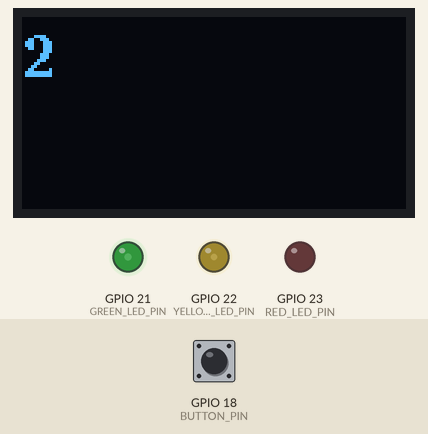
Simulated run of this sketch. Board: ESP32. On the bench: 128×64 one-colour display, output pins drawn as LEDs (lit = HIGH). Inputs (shaded band) come from the test bench; at power-on: GPIO 18 (BUTTON_PIN) HIGH. Random numbers use the default seed unless the sketch sets one.

Above: at 1.2 s.
1.3 s: GPIO 18 (BUTTON_PIN) pulled LOW for 3.2 s
At 4.5 s:
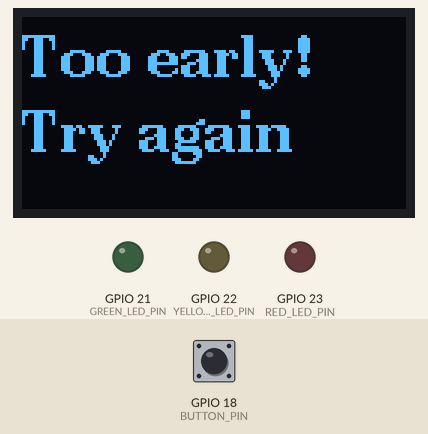
At 10.0 s:
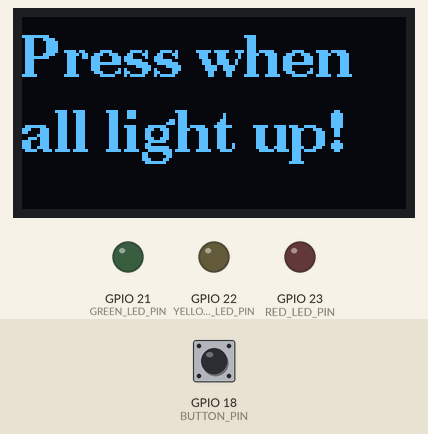
Timing chart, 0 to 15.4 s (numbered marks = the images above; inputs shaded):
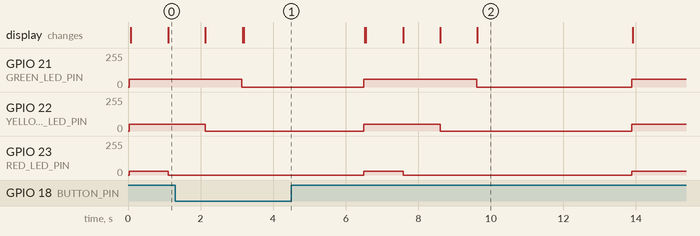

The sketch:

code.ino
```cpp
// for the i2c display that uses SH1106 drivers
#include <U8g2lib.h>
#include <Wire.h>

// the GPIO pin numbers
const int GREEN_LED_PIN = 21;
const int YELLOW_LED_PIN = 22;
const int RED_LED_PIN = 23;
const int BUTTON_PIN = 18;

// display init
U8G2_SH1106_128X64_NONAME_F_HW_I2C u8g2(U8G2_R0, U8X8_PIN_NONE);

// to turn off all leds
void allOff() {
  ledcWrite(GREEN_LED_PIN, 0);
  ledcWrite(YELLOW_LED_PIN, 0);
  ledcWrite(RED_LED_PIN, 0);
}

// to turn on all leds
void allOn() {
  ledcWrite(GREEN_LED_PIN, 60);
  ledcWrite(YELLOW_LED_PIN, 50);
  ledcWrite(RED_LED_PIN, 30);
}

// boolean to check if button is pressed or not
bool buttonPressed() {
  return digitalRead(BUTTON_PIN) == LOW;
}

// a debouncer so button spamming and long preses are not registered
void waitForButtonRelease() {
  while (buttonPressed()) {
    delay(10);
  }
}

// this shows the text on the screen in 2 line format can be modified for more lines or other modification like font, size, etc...
void showText(const char* line1, const char* line2 = nullptr) {
  u8g2.clearBuffer();
  u8g2.setFont(u8g2_font_ncenB14_tr);
  u8g2.drawStr(0, 20, line1);
  if (line2) {
    u8g2.drawStr(0, 45, line2);
  }
  u8g2.sendBuffer();
}

// this prints the reaction time of the user on the screen
void showReactionTime(unsigned long ms) {
  char buf[20];
  snprintf(buf, sizeof(buf), "%lu ms", ms);
  u8g2.clearBuffer();
  u8g2.setFont(u8g2_font_ncenB14_tr);
  u8g2.drawStr(0, 20, "Time:");
  u8g2.drawStr(0, 45, buf);
  u8g2.sendBuffer();
}

// this is run once at startup as init of the whole thing
void setup() {
  ledcAttach(GREEN_LED_PIN, 5000, 8);
  ledcAttach(YELLOW_LED_PIN, 5000, 8);
  ledcAttach(RED_LED_PIN, 5000, 8);

  pinMode(BUTTON_PIN, INPUT_PULLUP);

  Wire.begin(4, 5);
  u8g2.begin();

  Serial.begin(115200);

  allOn();
  showText("Press btn", "to start");
}

// this runs on infinite loop until we unplug
void loop() {
  // if (!buttonPressed()) return;

  // waitForButtonRelease();

  // this is the countdown part
  showText("3");
  allOn();
  delay(1000);

  showText("2");
  ledcWrite(RED_LED_PIN, 0);
  delay(1000);

  showText("1");
  ledcWrite(YELLOW_LED_PIN, 0);
  delay(1000);

  ledcWrite(GREEN_LED_PIN, 0);
  showText("Press when", "all light up!");

  // Random wait
  unsigned long waitTime = random(1000, 5000);
  unsigned long startWait = millis();

  // this is if the user presses it before all the leds light up
  while (millis() - startWait < waitTime) {
    if (buttonPressed()) {
      showText("Too early!", "Try again");
      allOff();
      waitForButtonRelease();
      delay(2000);
      allOn();
      showText("Press btn", "to start");
      return;
    }
  }

  // timer begin
  allOn();
  showText("GO!");
  unsigned long reactionStart = millis();

  // infinite wait till the user reacts
  while (!buttonPressed()) {}

  unsigned long reactionTime = millis() - reactionStart;

  allOff();
  showReactionTime(reactionTime);
  Serial.print("Reaction Time: ");
  Serial.print(reactionTime);
  Serial.println(" ms");

  //infinite wait till user wants to wait in the results screen
  waitForButtonRelease();
  while (!buttonPressed()) {}
  waitForButtonRelease();

  // reset to start
  // allOn();
  // showText("Press btn", "to start");
}
```
